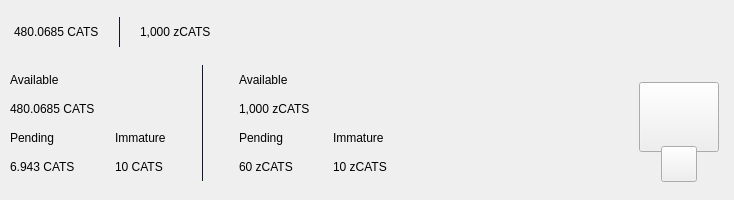
<?xml version="1.0" encoding="UTF-8"?>
<ui version="4.0">
 <class>TopBar</class>
 <widget class="QWidget" name="TopBar">
  <property name="geometry">
   <rect>
    <x>0</x>
    <y>0</y>
    <width>734</width>
    <height>200</height>
   </rect>
  </property>
  <property name="minimumSize">
   <size>
    <width>0</width>
    <height>200</height>
   </size>
  </property>
  <property name="maximumSize">
   <size>
    <width>16777215</width>
    <height>200</height>
   </size>
  </property>
  <property name="windowTitle">
   <string>Form</string>
  </property>
  <layout class="QVBoxLayout" name="verticalLayout_10" stretch="0">
   <property name="spacing">
    <number>0</number>
   </property>
   <property name="leftMargin">
    <number>0</number>
   </property>
   <property name="topMargin">
    <number>0</number>
   </property>
   <property name="rightMargin">
    <number>0</number>
   </property>
   <property name="bottomMargin">
    <number>0</number>
   </property>
   <item>
    <widget class="PFBorderImage" name="containerTop" native="true">
     <layout class="QVBoxLayout" name="verticalLayout_11">
      <property name="spacing">
       <number>0</number>
      </property>
      <property name="leftMargin">
       <number>0</number>
      </property>
      <property name="topMargin">
       <number>0</number>
      </property>
      <property name="rightMargin">
       <number>0</number>
      </property>
      <property name="bottomMargin">
       <number>0</number>
      </property>
      <item>
       <widget class="QWidget" name="top_container_2" native="true">
        <property name="minimumSize">
         <size>
          <width>0</width>
          <height>65</height>
         </size>
        </property>
        <layout class="QHBoxLayout" name="top_container">
         <property name="spacing">
          <number>0</number>
         </property>
         <property name="leftMargin">
          <number>14</number>
         </property>
         <property name="topMargin">
          <number>0</number>
         </property>
         <property name="rightMargin">
          <number>14</number>
         </property>
         <property name="bottomMargin">
          <number>0</number>
         </property>
         <item alignment="Qt::AlignVCenter">
          <widget class="QWidget" name="widgetTopAmount" native="true">
           <property name="sizePolicy">
            <sizepolicy hsizetype="Preferred" vsizetype="Maximum">
             <horstretch>0</horstretch>
             <verstretch>0</verstretch>
            </sizepolicy>
           </property>
           <layout class="QHBoxLayout" name="horizontalLayout_5">
            <property name="spacing">
             <number>0</number>
            </property>
            <property name="leftMargin">
             <number>0</number>
            </property>
            <property name="topMargin">
             <number>0</number>
            </property>
            <property name="rightMargin">
             <number>0</number>
            </property>
            <property name="bottomMargin">
             <number>0</number>
            </property>
            <item alignment="Qt::AlignTop">
             <widget class="QLabel" name="labelAmountTopCats">
              <property name="minimumSize">
               <size>
                <width>0</width>
                <height>36</height>
               </size>
              </property>
              <property name="styleSheet">
               <string notr="true">padding:0px;margin:0px;</string>
              </property>
              <property name="text">
               <string>480.0685 CATS</string>
              </property>
             </widget>
            </item>
            <item>
             <spacer name="horizontalSpacer_11">
              <property name="orientation">
               <enum>Qt::Horizontal</enum>
              </property>
              <property name="sizeType">
               <enum>QSizePolicy::Fixed</enum>
              </property>
              <property name="sizeHint" stdset="0">
               <size>
                <width>20</width>
                <height>20</height>
               </size>
              </property>
             </spacer>
            </item>
            <item alignment="Qt::AlignVCenter">
             <widget class="QLabel" name="label_16">
              <property name="minimumSize">
               <size>
                <width>1</width>
                <height>30</height>
               </size>
              </property>
              <property name="maximumSize">
               <size>
                <width>1</width>
                <height>30</height>
               </size>
              </property>
              <property name="styleSheet">
               <string notr="true">background-color:#0e192b;
padding:0px;
border:none;</string>
              </property>
              <property name="text">
               <string/>
              </property>
             </widget>
            </item>
            <item>
             <spacer name="horizontalSpacer_12">
              <property name="orientation">
               <enum>Qt::Horizontal</enum>
              </property>
              <property name="sizeType">
               <enum>QSizePolicy::Fixed</enum>
              </property>
              <property name="sizeHint" stdset="0">
               <size>
                <width>20</width>
                <height>20</height>
               </size>
              </property>
             </spacer>
            </item>
            <item alignment="Qt::AlignTop">
             <widget class="QLabel" name="labelAmountTopzCats">
              <property name="minimumSize">
               <size>
                <width>0</width>
                <height>36</height>
               </size>
              </property>
              <property name="text">
               <string>1,000 zCATS</string>
              </property>
             </widget>
            </item>
           </layout>
          </widget>
         </item>
         <item>
          <spacer name="horizontalSpacer">
           <property name="orientation">
            <enum>Qt::Horizontal</enum>
           </property>
           <property name="sizeHint" stdset="0">
            <size>
             <width>40</width>
             <height>20</height>
            </size>
           </property>
          </spacer>
         </item>
         <item>
          <layout class="QHBoxLayout" name="horizontalLayout_4">
           <property name="spacing">
            <number>12</number>
           </property>
           <property name="rightMargin">
            <number>0</number>
           </property>
           <item alignment="Qt::AlignRight">
            <widget class="QWidget" name="layoutSync" native="true">
             <property name="minimumSize">
              <size>
               <width>0</width>
               <height>36</height>
              </size>
             </property>
             <property name="maximumSize">
              <size>
               <width>16777215</width>
               <height>36</height>
              </size>
             </property>
             <layout class="QVBoxLayout" name="verticalLayout_9">
              <property name="leftMargin">
               <number>0</number>
              </property>
              <property name="topMargin">
               <number>0</number>
              </property>
              <property name="rightMargin">
               <number>0</number>
              </property>
              <property name="bottomMargin">
               <number>0</number>
              </property>
              <item>
               <widget class="ExpandableButton" name="pushButtonSync" native="true">
                <property name="minimumSize">
                 <size>
                  <width>36</width>
                  <height>36</height>
                 </size>
                </property>
                <property name="maximumSize">
                 <size>
                  <width>16777215</width>
                  <height>36</height>
                 </size>
                </property>
               </widget>
              </item>
             </layout>
            </widget>
           </item>
           <item>
            <widget class="ExpandableButton" name="pushButtonMint" native="true">
             <property name="minimumSize">
              <size>
               <width>36</width>
               <height>36</height>
              </size>
             </property>
            </widget>
           </item>
           <item>
            <widget class="ExpandableButton" name="pushButtonStack" native="true">
             <property name="minimumSize">
              <size>
               <width>36</width>
               <height>36</height>
              </size>
             </property>
            </widget>
           </item>
           <item>
            <widget class="ExpandableButton" name="pushButtonColdStaking" native="true">
             <property name="minimumSize">
              <size>
               <width>36</width>
               <height>36</height>
              </size>
             </property>
            </widget>
           </item>
           <item>
            <widget class="ExpandableButton" name="pushButtonConnection" native="true">
             <property name="minimumSize">
              <size>
               <width>36</width>
               <height>36</height>
              </size>
             </property>
            </widget>
           </item>
           <item>
            <widget class="ExpandableButton" name="pushButtonLock" native="true">
             <property name="sizePolicy">
              <sizepolicy hsizetype="Expanding" vsizetype="Expanding">
               <horstretch>0</horstretch>
               <verstretch>0</verstretch>
              </sizepolicy>
             </property>
             <property name="minimumSize">
              <size>
               <width>36</width>
               <height>0</height>
              </size>
             </property>
            </widget>
           </item>
           <item>
            <widget class="ExpandableButton" name="pushButtonTheme" native="true">
             <property name="minimumSize">
              <size>
               <width>36</width>
               <height>36</height>
              </size>
             </property>
             <property name="maximumSize">
              <size>
               <width>16777215</width>
               <height>36</height>
              </size>
             </property>
            </widget>
           </item>
           <item>
            <widget class="ExpandableButton" name="pushButtonFAQ" native="true">
             <property name="minimumSize">
              <size>
               <width>36</width>
               <height>36</height>
              </size>
             </property>
            </widget>
           </item>
          </layout>
         </item>
        </layout>
       </widget>
      </item>
      <item>
       <widget class="QWidget" name="bottom_container" native="true">
        <property name="minimumSize">
         <size>
          <width>0</width>
          <height>135</height>
         </size>
        </property>
        <layout class="QHBoxLayout" name="botton_container">
         <property name="leftMargin">
          <number>10</number>
         </property>
         <property name="topMargin">
          <number>0</number>
         </property>
         <property name="rightMargin">
          <number>10</number>
         </property>
         <property name="bottomMargin">
          <number>10</number>
         </property>
         <item>
          <layout class="QHBoxLayout" name="horizontalLayout_3">
           <property name="bottomMargin">
            <number>9</number>
           </property>
           <item>
            <layout class="QVBoxLayout" name="verticalLayout_7">
             <property name="spacing">
              <number>0</number>
             </property>
             <property name="leftMargin">
              <number>0</number>
             </property>
             <property name="rightMargin">
              <number>30</number>
             </property>
             <item>
              <layout class="QVBoxLayout" name="verticalLayout_2">
               <item>
                <widget class="QLabel" name="labelTitle1">
                 <property name="text">
                  <string>Available</string>
                 </property>
                </widget>
               </item>
               <item>
                <widget class="QLabel" name="labelAmountCats">
                 <property name="text">
                  <string>480.0685 CATS</string>
                 </property>
                </widget>
               </item>
              </layout>
             </item>
             <item>
              <layout class="QHBoxLayout" name="horizontalLayout_2">
               <property name="spacing">
                <number>0</number>
               </property>
               <item>
                <layout class="QVBoxLayout" name="verticalLayout_3">
                 <item>
                  <widget class="QLabel" name="labelTitle3">
                   <property name="text">
                    <string>Pending</string>
                   </property>
                  </widget>
                 </item>
                 <item>
                  <widget class="QLabel" name="labelPendingCats">
                   <property name="text">
                    <string>6.943 CATS</string>
                   </property>
                  </widget>
                 </item>
                </layout>
               </item>
               <item>
                <spacer name="horizontalSpacer_3">
                 <property name="orientation">
                  <enum>Qt::Horizontal</enum>
                 </property>
                 <property name="sizeType">
                  <enum>QSizePolicy::Fixed</enum>
                 </property>
                 <property name="sizeHint" stdset="0">
                  <size>
                   <width>40</width>
                   <height>20</height>
                  </size>
                 </property>
                </spacer>
               </item>
               <item>
                <layout class="QVBoxLayout" name="verticalLayout_4">
                 <item>
                  <widget class="QLabel" name="labelTitle4">
                   <property name="text">
                    <string>Immature</string>
                   </property>
                  </widget>
                 </item>
                 <item>
                  <widget class="QLabel" name="labelImmatureCats">
                   <property name="text">
                    <string>10 CATS</string>
                   </property>
                  </widget>
                 </item>
                </layout>
               </item>
              </layout>
             </item>
            </layout>
           </item>
           <item>
            <widget class="QLabel" name="label_9">
             <property name="minimumSize">
              <size>
               <width>1</width>
               <height>100</height>
              </size>
             </property>
             <property name="maximumSize">
              <size>
               <width>1</width>
               <height>16777215</height>
              </size>
             </property>
             <property name="styleSheet">
              <string notr="true">background-color:#0e192b;
padding:0px;
border:none;</string>
             </property>
             <property name="text">
              <string/>
             </property>
            </widget>
           </item>
           <item>
            <layout class="QVBoxLayout" name="verticalLayout_8">
             <property name="spacing">
              <number>0</number>
             </property>
             <property name="leftMargin">
              <number>30</number>
             </property>
             <item>
              <layout class="QVBoxLayout" name="verticalLayout">
               <item>
                <widget class="QLabel" name="labelTitle2">
                 <property name="text">
                  <string>Available</string>
                 </property>
                </widget>
               </item>
               <item>
                <widget class="QLabel" name="labelAmountzCats">
                 <property name="text">
                  <string>1,000 zCATS</string>
                 </property>
                </widget>
               </item>
              </layout>
             </item>
             <item>
              <layout class="QHBoxLayout" name="horizontalLayout">
               <property name="spacing">
                <number>0</number>
               </property>
               <item>
                <layout class="QVBoxLayout" name="verticalLayout_5">
                 <item>
                  <widget class="QLabel" name="labelTitle5">
                   <property name="text">
                    <string>Pending</string>
                   </property>
                  </widget>
                 </item>
                 <item>
                  <widget class="QLabel" name="labelPendingzCats">
                   <property name="text">
                    <string>60 zCATS</string>
                   </property>
                  </widget>
                 </item>
                </layout>
               </item>
               <item>
                <spacer name="horizontalSpacer_4">
                 <property name="orientation">
                  <enum>Qt::Horizontal</enum>
                 </property>
                 <property name="sizeType">
                  <enum>QSizePolicy::Fixed</enum>
                 </property>
                 <property name="sizeHint" stdset="0">
                  <size>
                   <width>40</width>
                   <height>20</height>
                  </size>
                 </property>
                </spacer>
               </item>
               <item>
                <layout class="QVBoxLayout" name="verticalLayout_6">
                 <item>
                  <widget class="QLabel" name="labelTitle6">
                   <property name="text">
                    <string>Immature</string>
                   </property>
                  </widget>
                 </item>
                 <item>
                  <widget class="QLabel" name="labelImmaturezCats">
                   <property name="text">
                    <string>10 zCATS</string>
                   </property>
                  </widget>
                 </item>
                </layout>
               </item>
              </layout>
             </item>
            </layout>
           </item>
          </layout>
         </item>
         <item>
          <spacer name="horizontalSpacer_2">
           <property name="orientation">
            <enum>Qt::Horizontal</enum>
           </property>
           <property name="sizeHint" stdset="0">
            <size>
             <width>40</width>
             <height>20</height>
            </size>
           </property>
          </spacer>
         </item>
         <item alignment="Qt::AlignHCenter|Qt::AlignVCenter">
          <widget class="QWidget" name="qrContainer" native="true">
           <property name="sizePolicy">
            <sizepolicy hsizetype="Preferred" vsizetype="Minimum">
             <horstretch>0</horstretch>
             <verstretch>0</verstretch>
            </sizepolicy>
           </property>
           <property name="minimumSize">
            <size>
             <width>90</width>
             <height>110</height>
            </size>
           </property>
           <property name="maximumSize">
            <size>
             <width>90</width>
             <height>110</height>
            </size>
           </property>
           <layout class="QVBoxLayout" name="containerQR">
            <property name="spacing">
             <number>0</number>
            </property>
            <property name="leftMargin">
             <number>5</number>
            </property>
            <property name="topMargin">
             <number>10</number>
            </property>
            <property name="rightMargin">
             <number>5</number>
            </property>
            <property name="bottomMargin">
             <number>0</number>
            </property>
            <item>
             <widget class="QPushButton" name="btnQr">
              <property name="minimumSize">
               <size>
                <width>70</width>
                <height>70</height>
               </size>
              </property>
              <property name="maximumSize">
               <size>
                <width>16777215</width>
                <height>70</height>
               </size>
              </property>
              <property name="focusPolicy">
               <enum>Qt::NoFocus</enum>
              </property>
              <property name="text">
               <string/>
              </property>
              <property name="iconSize">
               <size>
                <width>70</width>
                <height>70</height>
               </size>
              </property>
             </widget>
            </item>
            <item>
             <spacer name="verticalSpacer">
              <property name="orientation">
               <enum>Qt::Vertical</enum>
              </property>
              <property name="sizeType">
               <enum>QSizePolicy::Fixed</enum>
              </property>
              <property name="sizeHint" stdset="0">
               <size>
                <width>20</width>
                <height>20</height>
               </size>
              </property>
             </spacer>
            </item>
            <item alignment="Qt::AlignHCenter|Qt::AlignBottom">
             <widget class="QPushButton" name="pushButtonQR">
              <property name="minimumSize">
               <size>
                <width>36</width>
                <height>36</height>
               </size>
              </property>
              <property name="maximumSize">
               <size>
                <width>36</width>
                <height>36</height>
               </size>
              </property>
              <property name="focusPolicy">
               <enum>Qt::NoFocus</enum>
              </property>
              <property name="text">
               <string/>
              </property>
             </widget>
            </item>
           </layout>
          </widget>
         </item>
        </layout>
       </widget>
      </item>
     </layout>
    </widget>
   </item>
  </layout>
 </widget>
 <customwidgets>
  <customwidget>
   <class>ExpandableButton</class>
   <extends>QWidget</extends>
   <header>qt/catscoin/expandablebutton.h</header>
   <container>1</container>
  </customwidget>
  <customwidget>
   <class>PFBorderImage</class>
   <extends>QFrame</extends>
   <header>qt/catscoin/pfborderimage.h</header>
   <container>1</container>
  </customwidget>
 </customwidgets>
 <resources/>
 <connections/>
</ui>
